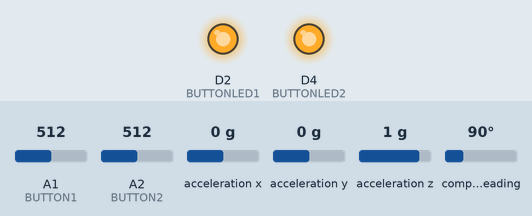
Simulated run of this sketch. Board: Arduino MKR. On the bench: output pins drawn as LEDs (lit = HIGH). The inputs (shaded band) are chosen by the test bench; at power-on: A1 (BUTTON1) = 512, A2 (BUTTON2) = 512, acceleration x 0 g, acceleration y 0 g, acceleration z 1 g, compass heading 90°. WiFi joins after 1.5 s; servers stay silent unless stated; what the sketch prints to the serial monitor is not drawn.

Above: at 13.7 s.
13.8 s: A1 (BUTTON1) set to 216
15.3 s: A1 (BUTTON1) set to 191
At 16.3 s:
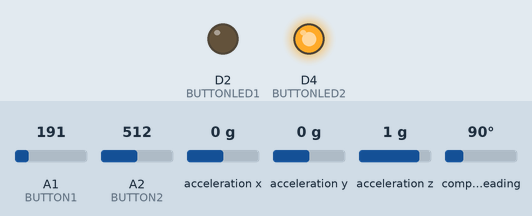
16.8 s: A2 (BUTTON2) set to 217
18.3 s: A2 (BUTTON2) set to 183
At 18.7 s:
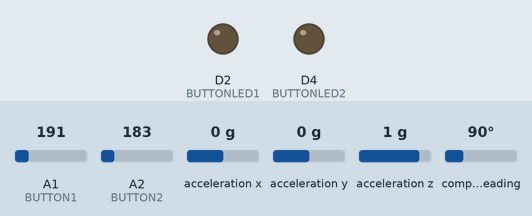
19.8 s: A1 (BUTTON1) set to 210
At 20.8 s:
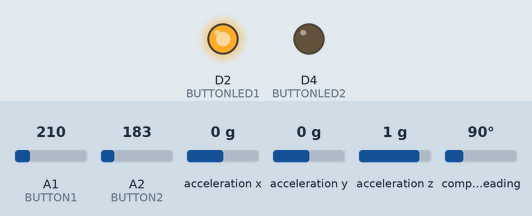
21.3 s: A1 (BUTTON1) set to 190
At 22.3 s:
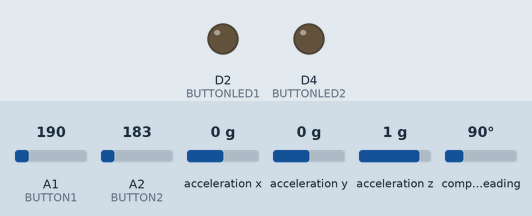
Timing chart, 0 to 23.8 s (numbered marks = the images above; inputs shaded):
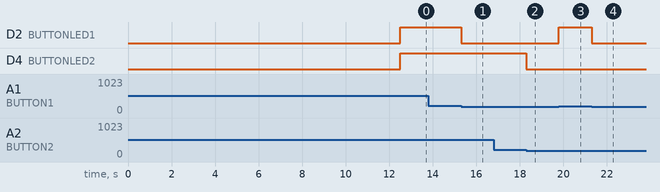

Measured:
- the behaviour switches between 201 and 200 on A1 (BUTTON1) (found by bisection; images 0 and 1)
- the behaviour switches between 201 and 200 on A2 (BUTTON2) (found by bisection; images 1 and 2)
- after the input at 15.3 s, D2 (BUTTONLED1): HIGH → LOW at once
- after the input at 18.3 s, D4 (BUTTONLED2): HIGH → LOW at once
- after the input at 19.8 s, D2 (BUTTONLED1): LOW → HIGH at once
- after the input at 21.3 s, D2 (BUTTONLED1): HIGH → LOW at once

The sketch:

SensorDataTrans.ino
```cpp
#include <SPI.h>
#include <WiFi101.h>
#include <WiFiUdp.h>
#include <Adafruit_Sensor.h>
#include <Adafruit_BNO055.h>
#include <utility/imumaths.h>

int status = WL_IDLE_STATUS;
#include "arduino_secrets.h"
///////please enter your sensitive data in the Secret tab/arduino_secrets.h
char ssid[] = SECRET_SSID;        // your network SSID (name)
char pass[] = SECRET_PASS;    // your network password (use for WPA, or use as key for WEP)
int keyIndex = 0;            // your network key Index number (needed only for WEP)
unsigned int localPort = 8080;      // local port to listen on
char  SendBuffer[] = "acknowledged";       // a string to send back
char remoteip[]="192.168.137.1";
uint16_t remoteport=5060;

double previoustime;

WiFiUDP Udp;

#define BNO055_SAMPLERATE_DELAY_MS (100)
Adafruit_BNO055 bno = Adafruit_BNO055();

#define BUTTONLED1 2
#define BUTTON1 A1
int ledStatues1=HIGH;
int ButtonStatues1;
#define BUTTONLED2 4
#define BUTTON2 A2
int ledStatues2=HIGH;
int ButtonStatues2;

void setup() {
  WiFi.setPins(8,7,4);
  //Initialize serial and wait for port to open:
  Serial.begin(9600);
  while (!Serial) {
    ; // wait for serial port to connect. Needed for native USB port only
  }

  // check for the presence of the shield:
  if (WiFi.status() == WL_NO_SHIELD) {
    Serial.println("WiFi shield not present");
    // don't continue:
    while (true);
  }

    if(!bno.begin())
  {
    Serial.print("Ooops, no BNO055 detected ... Check your wiring or I2C ADDR!");
    while(1);
  }
  delay(1000);
  bno.setExtCrystalUse(true);

  // attempt to connect to WiFi network:
  while ( status != WL_CONNECTED) {
    Serial.print("Attempting to connect to SSID: ");
    Serial.println(ssid);
    // Connect to WPA/WPA2 network. Change this line if using open or WEP network:
    status = WiFi.begin(ssid, pass);

    // wait 10 seconds for connection:
    delay(10000);
  }
  Serial.println("Connected to wifi");
  printWiFiStatus();
  Serial.println("\nStarting connection to server...");
  Udp.begin(localPort);

//time setup
  previoustime=millis();

//button setup
  pinMode(BUTTONLED1,OUTPUT);
  pinMode(BUTTON1,INPUT);
  digitalWrite(BUTTONLED1, ledStatues1);
  pinMode(BUTTONLED2,OUTPUT);
  pinMode(BUTTON2,INPUT);
  digitalWrite(BUTTONLED2, ledStatues2);

}

void loop() {

  if(millis()-previoustime>10){

    //button part

      int reading1=analogRead(BUTTON1);
      int reading2=analogRead(BUTTON2);

 // Serial.print(reading1);

  if (reading1>200){
    ButtonStatues1=1;
    digitalWrite(BUTTONLED1,HIGH);
  }else{
    ButtonStatues1=0;
    digitalWrite(BUTTONLED1,LOW);
  }
  Serial.print(ButtonStatues1);
  Serial.print("\n");

    if (reading2>200){
    ButtonStatues2=1;
    digitalWrite(BUTTONLED2,HIGH);
  }else{
    ButtonStatues2=0;
    digitalWrite(BUTTONLED2,LOW);
  }
  Serial.print(ButtonStatues2);
  Serial.print("\n");


  imu::Vector<3> euler = bno.getVector(Adafruit_BNO055::VECTOR_EULER);

  /* Display the floating point data */

  Serial.print("X: ");
  Serial.print(euler.x());
  Serial.print(" Y: ");
  Serial.print(euler.y());
  Serial.print(" Z: ");
  Serial.print(euler.z());
  Serial.print("\n");

    Udp.beginPacket(remoteip, remoteport);
    Udp.print(euler.x());
    Udp.write("\t");
    Udp.print(euler.y());
    Udp.write("\t");
    Udp.print(euler.z());
    Udp.write("\t");
    Udp.print(ButtonStatues1);
    Udp.write("\t");
    Udp.print(ButtonStatues2);
    Udp.write("\n");
    //Udp.write(euler.x);
    Udp.endPacket();
    previoustime=millis();
  }
}


void printWiFiStatus() {

  Serial.print("SSID: ");
  Serial.println(WiFi.SSID());


  IPAddress ip = WiFi.localIP();
  Serial.print("IP Address: ");
  Serial.println(ip);


  long rssi = WiFi.RSSI();
  Serial.print("signal strength (RSSI):");
  Serial.print(rssi);
  Serial.println(" dBm");
}
```

arduino_secrets.h
```cpp
#define SECRET_SSID "wifi_test"
#define SECRET_PASS "123456789"
```
